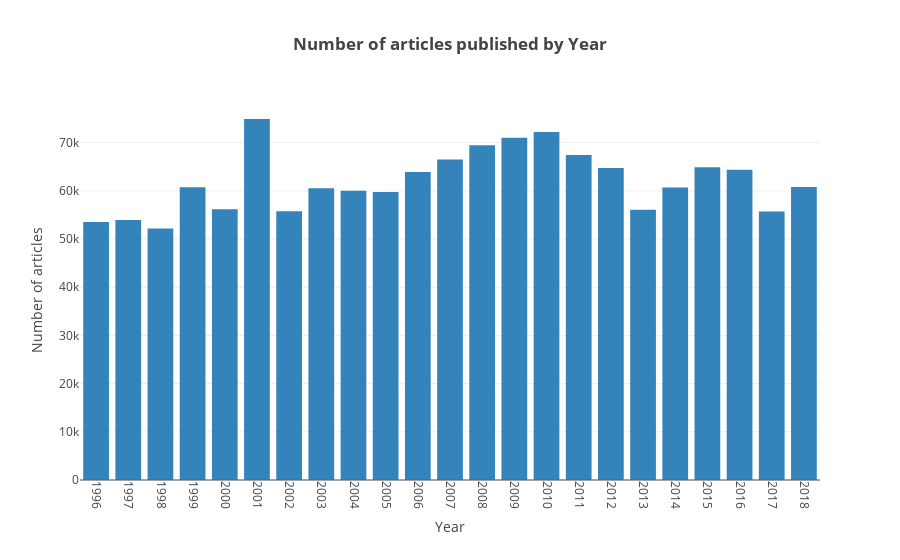

Notebook code cell kept with this figure:
### Markdown cell above
### Number of articles published per year.

### Code cell
x = df.groupby('year')['month'].count().index.values
y = df.groupby('year')['month'].count().values

trace1 = go.Bar(x=x,
                y=y,
                opacity=0.9
               )

layout = go.Layout(title='<b>Number of articles published by Year</b>',
                   xaxis=dict(title='Year',
                              tickangle=90,
                              type='category'
                             ),
                   yaxis=dict(title='Number of articles')
                  )

fig = go.Figure(data=[trace1], layout=layout)
py.iplot(fig)

### Figure 1 — Plotly figure (JSON) as saved in the notebook; plotly's stock layout.template omitted (floating-point values rounded to 4 significant figures)
{"data": [{"opacity": 0.9, "type": "bar", "uid": "a2335daa-31cc-4435-b199-90f5617b784b", "x": [1996, 1997, 1998, 1999, 2000, 2001, 2002, 2003, 2004, 2005, 2006, 2007, 2008, 2009, 2010, 2011, 2012, 2013, 2014, 2015, 2016, 2017, 2018], "y": [53544, 53933, 52170, 60756, 56191, 74909, 55742, 60517, 60040, 59762, 63911, 66515, 69475, 71043, 72222, 67418, 64728, 56096, 60683, 64908, 64353, 55726, 60818]}], "layout": {"title": {"text": "<b>Number of articles published by Year</b>"}, "xaxis": {"tickangle": 90, "title": {"text": "Year"}, "type": "category"}, "yaxis": {"title": {"text": "Number of articles"}}}}
